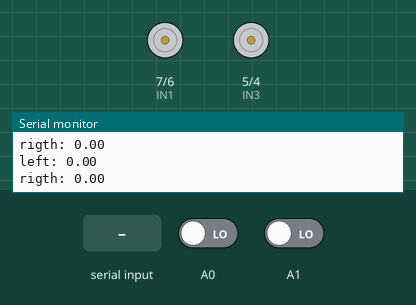
Simulated run of this sketch. Board: Arduino Uno, built with avr-gcc and run on an emulated ATmega328P. On the bench: motor-driver pin pairs drawn as motors (green arrow = first pin HIGH = forward, orange = second pin HIGH = backward, longer = more drive, scaled by the enable pin), the last lines printed to the serial monitor. The test bench sets the inputs (shaded band); at power-on: A0 LOW, A1 LOW.

Above: at 1.5 s.
1.6 s: "90,45\n" received over Serial
4.7 s: "30,150\n" received over Serial
7.8 s: "W90\n" received over Serial
At 9.4 s:
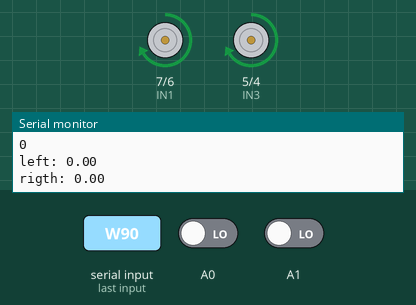
10.9 s: "48\n" received over Serial
At 11.4 s:
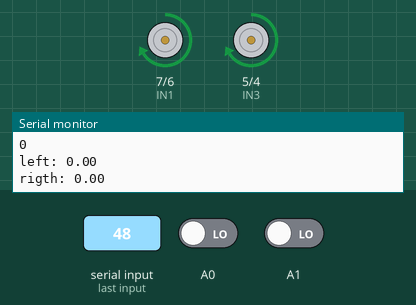
13.0 s: "A" received over Serial
At 13.9 s:
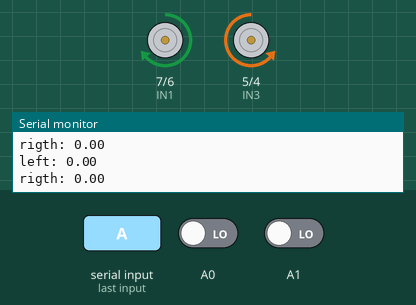
14.5 s: byte 48 (48) received over Serial
At 15.2 s:
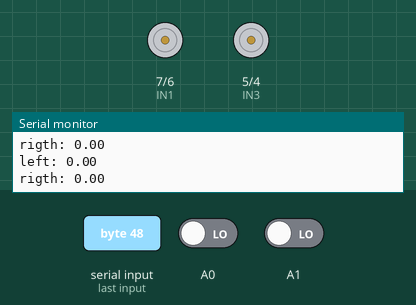
Timing chart, 0 to 17.0 s (numbered marks = the images above; inputs shaded):
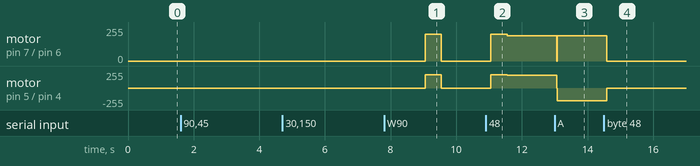

The sketch:

old_version.ino
```cpp
#define PID_INTEGER
#include <GyverPID.h>

#define SERIAL_SPEED 9600
#define READ_SENSOR_INTERVAL 500UL
#define LEFT 0
#define RIGHT 1

int wantedSpeed[] = {1,2,3,4,5};

int IN1 = 7;
int IN2 = 6;
int IN3 = 5;
int IN4 = 4;
int ENA = 9;
int ENB = 3;

GyverPID leftWheelRegulator;
GyverPID rightWheelRegulator;

char command = 'S';
char prevCommand = 'A';
int pwmFilling = (4 + 1) * 10 + 100;

unsigned long prevSensorTime = 0;
unsigned long lostConnectionTimer = 0;

long randNumber;
bool stopFlag = false;

const int numReadings = 3;

int readings[2][numReadings];
int sensorReading[2] = {0, 0};
int readIndex[2] = {0, 0};
int total[2] = {0, 0};
int average[2] = {0, 0};
int saveP[2] = {0, 0};
int cntSec[2] = {0 ,0};

const int wheelDiametr = 128;//mm

float velocity[2] = {0.0, 0.0};

void clearReading(int sensor) {
    for (int i = 0; i < numReadings; i++) {
        readings[sensor][i] = 0;
    }
}

void conditionForIncreaseCnsSec(int sensor) {
    if (saveP[sensor] != sensorReading[sensor]) {
        cntSec[sensor] = cntSec[sensor] + 1;
    }
    saveP[sensor] = sensorReading[sensor];
}

void doSomethingWithAnyFields(int sensor) {
    total[sensor] = total[sensor] - readings[sensor][readIndex[sensor]];
        readings[sensor][readIndex[sensor]] = cntSec[sensor];
        total[sensor] = total[sensor] + readings[sensor][readIndex[sensor]];
        readIndex[sensor] = readIndex[sensor] + 1;
        if (readIndex[sensor] >= numReadings) {
            readIndex[sensor] = 0;
        }
        average[sensor] = total[sensor] / numReadings;
}

float calculateVelocity(int sensor) {
    // msec = 60 / 10;
    // rpm = average[sensor] * msec;
    // velocity = rpm * 3.1416 * wheelDiametr * 60 / 1000000;
    return (average[sensor] * (60 / 10)) * 3.1416 * wheelDiametr * 60 / 1000000;
}

void stopEngine() {
    analogWrite(ENA, 0);
    analogWrite(ENB, 0);
}

void runEngine(int pwmFilling) {
    analogWrite(ENA, pwmFilling);
    analogWrite(ENB, pwmFilling);
}

void setup() {

    Serial.begin(SERIAL_SPEED);
    pinMode (ENA, OUTPUT);
    pinMode (IN1, OUTPUT);
    pinMode (IN2, OUTPUT);
    pinMode (ENB, OUTPUT);
    pinMode (IN4, OUTPUT);
    pinMode (IN3, OUTPUT);

    pinMode (A0, INPUT);
    pinMode (A1, INPUT);

    clearReading(LEFT);
    clearReading(RIGHT);

    leftWheelRegulator.setDirection(NORMAL);
    leftWheelRegulator.setLimits(0, 255);

    rightWheelRegulator.setDirection(NORMAL);
    rightWheelRegulator.setLimits(0, 255);
}

void loop() {
  delay(500);
    sensorReading[LEFT] = digitalRead(A0);
    sensorReading[RIGHT] = digitalRead(A1);

    conditionForIncreaseCnsSec(LEFT);
    conditionForIncreaseCnsSec(RIGHT);

    if (millis() - prevSensorTime > READ_SENSOR_INTERVAL) {
        prevSensorTime = millis();

        doSomethingWithAnyFields(LEFT);
        doSomethingWithAnyFields(RIGHT);

        velocity[LEFT] = calculateVelocity(LEFT);
        velocity[RIGHT] = calculateVelocity(RIGHT);

        cntSec[LEFT] = 0;
        cntSec[RIGHT] = 0;

        if (stopFlag == true) {
            //Serial.print("0.00:0.00");
        }

        if (stopFlag == false) {
//            Serial.print(velocity[LEFT]);
//            Serial.print(":");
//            Serial.print(velocity[RIGHT]);
        }
    }

   if (Serial.available() > 0) {
        lostConnectionTimer = millis();

        if (prevCommand != 'x') {
            prevCommand = command;
        }

        command = Serial.read();

        Serial.println(pwmFilling);
        Serial.println(sensorReading[LEFT]);
        Serial.println(sensorReading[RIGHT]);

        if (command != prevCommand) {
            switch (command) {
                case 'W':
                    stopFlag = false;

                    stopEngine();
                    delay(20);

                    digitalWrite (IN2, LOW);
                    digitalWrite (IN1, HIGH);

                    digitalWrite (IN4, LOW);
                    digitalWrite (IN3, HIGH);

                    leftWheelRegulator.input = velocity[LEFT];
                    leftWheelRegulator.setpoint = 2;

                    rightWheelRegulator.input = velocity[RIGHT];
                    rightWheelRegulator.setpoint = 2;

                    analogWrite(ENA, leftWheelRegulator.getResult());
                    analogWrite(ENB, rightWheelRegulator.getResult());
                    break;
                case 'A':
                    stopFlag = false;

                    stopEngine();
                    delay(20);

                    digitalWrite (IN2, LOW);
                    digitalWrite (IN1, HIGH);

                    digitalWrite (IN4, HIGH);
                    digitalWrite (IN3, LOW);

                    runEngine(pwmFilling);

                    break;
                case 'S':
                    stopFlag = false;

                    stopEngine();
                    delay(20);

                    digitalWrite (IN2, HIGH);
                    digitalWrite (IN1, LOW);

                    digitalWrite (IN4, HIGH);
                    digitalWrite (IN3, LOW);

                    leftWheelRegulator.input = sensorReading[LEFT];
                    leftWheelRegulator.setpoint = pwmFilling;

                    rightWheelRegulator.input = sensorReading[RIGHT];
                    rightWheelRegulator.setpoint = pwmFilling;

                    Serial.print("left: ");
                    Serial.println(leftWheelRegulator.getResult());
                    Serial.print("rigth: ");
                    Serial.println(rightWheelRegulator.getResult());

                    analogWrite(ENA, leftWheelRegulator.getResult());
                    analogWrite(ENB, rightWheelRegulator.getResult());
                    break;
                case 'D':
                    stopFlag = false;

                    stopEngine();
                    delay(20);

                    digitalWrite (IN2, HIGH);
                    digitalWrite (IN1, LOW);

                    digitalWrite (IN4, LOW);
                    digitalWrite (IN3, HIGH);

                    runEngine(pwmFilling);
                    break;
                case ' ':
                    stopFlag = true;
                    stopEngine();
                    break;
                default:
                    stopFlag = false;
                    // Символ '0' - '9' по таблице ASCII имеет код 48 - 57.
                    if ((command >= 48) && (command <= 57)) {
                        if (command == 48) {
                            pwmFilling = 0;
                        } else {
                            pwmFilling = (command - 48 + 1) * 10 + 100;
                        }
                        analogWrite(ENA, pwmFilling);
                        analogWrite(ENB, pwmFilling);
                    }
            }
        }
    }
    Serial.print("left: ");
    Serial.println(leftWheelRegulator.getResult());
    Serial.print("rigth: ");
    Serial.println(rightWheelRegulator.getResult());

//    else {
//        if ((unsigned long)(millis() - lostConnectionTimer) > 20000) {
//            stopEngine();
//            prevCommand = 'x';
//        }
//    }
}
```

Measured:
- after the input at 7.8 s, motor on pin 7 (IN1) / pin 6 (IN2), motor on pin 5 (IN3) / pin 4 (IN4): stopped → forward 200/255 after 1.2 s, → stopped 0.50 s later
- after the input at 10.9 s, motor on pin 7 (IN1) / pin 6 (IN2), motor on pin 5 (IN3) / pin 4 (IN4): stopped → forward 200/255 after 0.16 s, → forward 190/255 0.50 s later
- after the input at 13.0 s, motor on pin 7 (IN1) / pin 6 (IN2): forward 190/255 → stopped after 0.06 s, → forward 190/255 0.02 s later; motor on pin 5 (IN3) / pin 4 (IN4): forward 190/255 → backward 190/255 after 0.06 s
- after the input at 14.5 s, motor on pin 7 (IN1) / pin 6 (IN2): forward 190/255 → stopped after 0.09 s; motor on pin 5 (IN3) / pin 4 (IN4): backward 190/255 → stopped after 0.09 s
